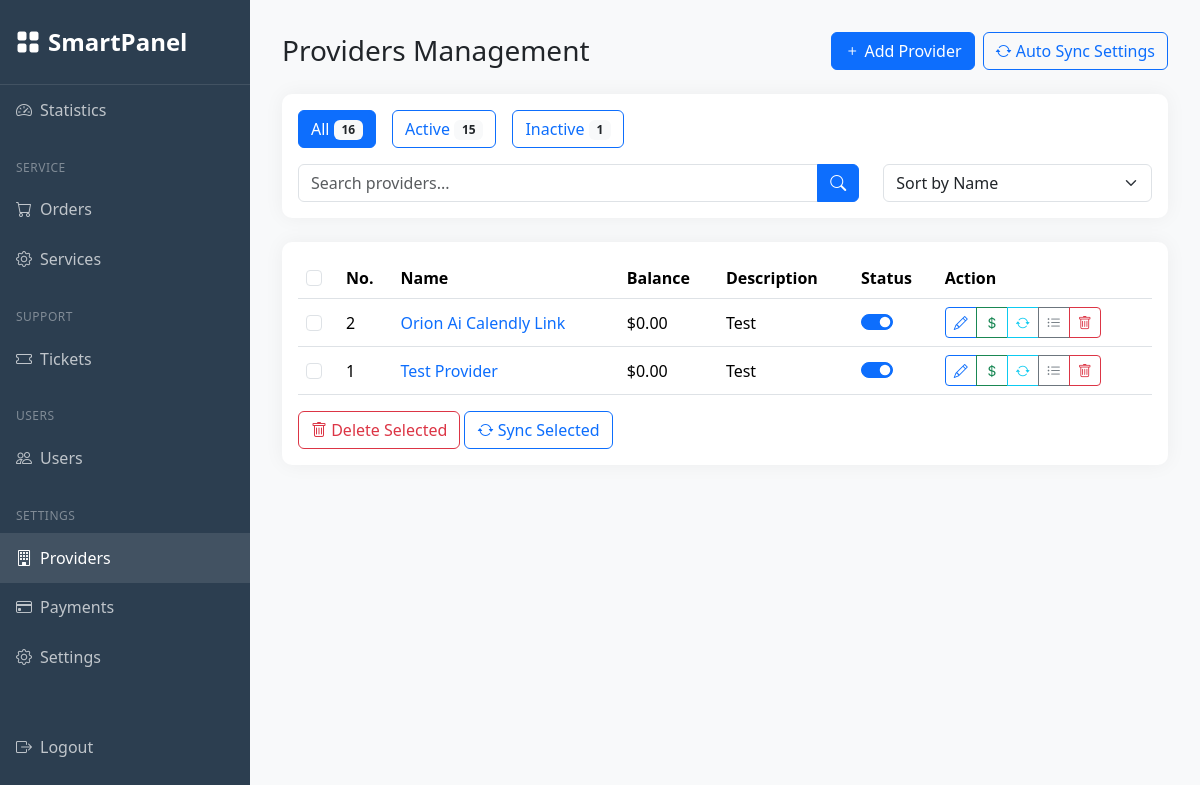
Page /manager/providers/ (signed in) on the earlier database version.
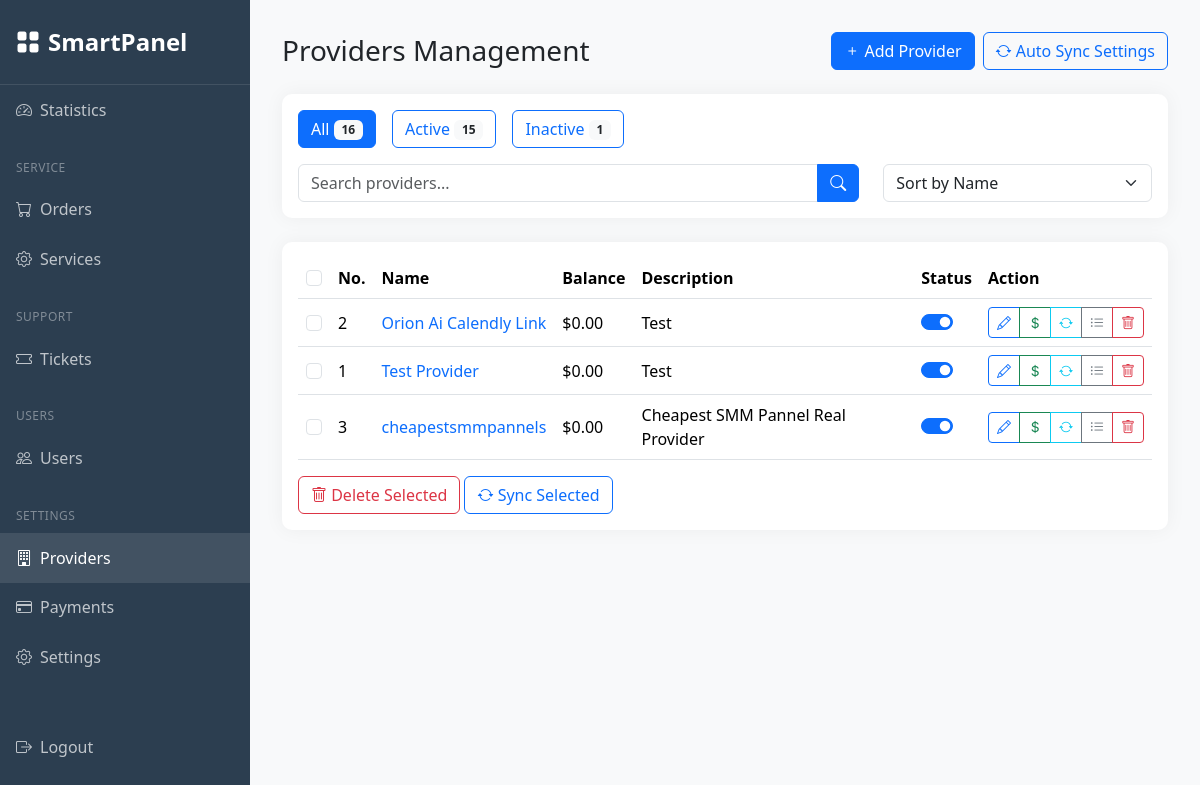
Same page on the later database version.
### managerdashboard/models.py (models this page shows, shortened)
class Provider(models.Model):
    name = models.CharField(max_length=200)
    api_url = models.URLField()
    api_key = models.CharField(max_length=255)
    description = models.TextField(blank=True, null=True)
    balance = models.DecimalField(max_digits=10, decimal_places=2, default=Decimal('0.00'))
    is_active = models.BooleanField(default=True)
    created_at = models.DateTimeField(auto_now_add=True)
    updated_at = models.DateTimeField(auto_now=True)
    last_sync = models.DateTimeField(null=True, blank=True)
    class Meta:
        ordering = ['name']

### managerdashboard/views.py (the view)
# urls.py: path('providers/', views.providers, name='providers'),
@permission_required('authentication.is_manager', login_url='manager_login')
def providers(request):
    search_query = request.GET.get('search', '')
    status_filter = request.GET.get('status', '')
    sort_by = request.GET.get('sort', 'name')
    providers_qs = Provider.objects.all()
    if search_query:
        providers_qs = providers_qs.filter(
            Q(name__icontains=search_query) |
            Q(description__icontains=search_query)
        )
    if status_filter == 'active':
        providers_qs = providers_qs.filter(is_active=True)
    elif status_filter == 'inactive':
        providers_qs = providers_qs.filter(is_active=False)
    if sort_by == 'balance':
        providers_qs = providers_qs.order_by('-balance')
    elif sort_by == 'status':
        providers_qs = providers_qs.order_by('-is_active', 'name')
    else:  # default to name
        providers_qs = providers_qs.order_by('name')
    total_count = Provider.objects.count()
    active_count = Provider.objects.filter(is_active=True).count()
    inactive_count = Provider.objects.filter(is_active=False).count()
    paginator = Paginator(providers_qs, 10)  # Show 10 providers per page
    page_number = request.GET.get('page')
    providers = paginator.get_page(page_number)
    context = {
        'active_tab': 'providers',
        'providers': providers,
        'total_count': total_count,
        'active_count': active_count,
        'inactive_count': inactive_count,
        'search_query': search_query,
        'status_filter': status_filter,
        'sort_by': sort_by
    }
    return render(request, 'managerdashboard/providers.html', context)

### templates/managerdashboard/providers.html (shortened to what the changed rows need)
{% extends 'managerdashboard/base_dashboard.html' %}
{% load static %}
{% block dashboard_content %}
<div class="container-fluid p-0">
    <div class="d-flex justify-content-between align-items-center mb-4">
        <h1 class="h3 mb-0">Providers Management</h1>
    </div>
    <div class="card">
        <div class="card-body">
            <div class="table-responsive">
                <table class="table table-hover align-middle">
                    <thead>
                        <tr>
                            <th>
                                <input type="checkbox" class="form-check-input" id="selectAll">
                            </th>
                            <th>No.</th>
                            <th>Name</th>
                            <th>Balance</th>
                            <th>Description</th>
                            <th>Status</th>
                            <th>Action</th>
                        </tr>
                    </thead>
                    <tbody>
                        {% for provider in providers %}
                        <tr>
                            <td>
                                <input type="checkbox" class="form-check-input provider-select" value="{{ provider.id }}">
                            </td>
                            <td>{{ provider.id }}</td>
                            <td>
                                <a href="#" class="text-decoration-none">{{ provider.name }}</a>
                            </td>
                            <td>${{ provider.balance|default:"0.00" }}</td>
                            <td>{{ provider.description|default:"-" }}</td>
                            <td>
                                <div class="form-check form-switch">
                                    <input class="form-check-input" type="checkbox"
                                           {% if provider.is_active %}checked{% endif %}
                                           onchange="toggleProviderStatus({{ provider.id }})">
                                </div>
                            </td>
                            <td>
                                <div class="btn-group">
                                    <button class="btn btn-sm btn-outline-primary" onclick="editProvider({{ provider.id }})">
                                        <i class="bi bi-pencil"></i>
                                    </button>
                                    <button class="btn btn-sm btn-outline-success" onclick="addProviderFunds({{ provider.id }})">
                                        <i class="bi bi-currency-dollar"></i>
                                    </button>
                                    <button class="btn btn-sm btn-outline-info" onclick="syncProvider({{ provider.id }})">
                                        <i class="bi bi-arrow-repeat"></i>
                                    </button>
                                    <button class="btn btn-sm btn-outline-secondary" onclick="viewServices({{ provider.id }})">
                                        <i class="bi bi-list-ul"></i>
                                    </button>
                                    <button class="btn btn-sm btn-outline-danger" onclick="deleteProvider({{ provider.id }})">
                                        <i class="bi bi-trash"></i>
                                    </button>
                                </div>
                            </td>
                        </tr>
                        {% endfor %}
                    </tbody>
                </table>
            </div>
        </div>
    </div>
</div>
{% endblock dashboard_content %}

Differences in the rows shown:
added Provider: id "3", name "cheapestsmmpannels", balance "0.00", description "Cheapest SMM Pannel Real Provider", is_active "☑"
